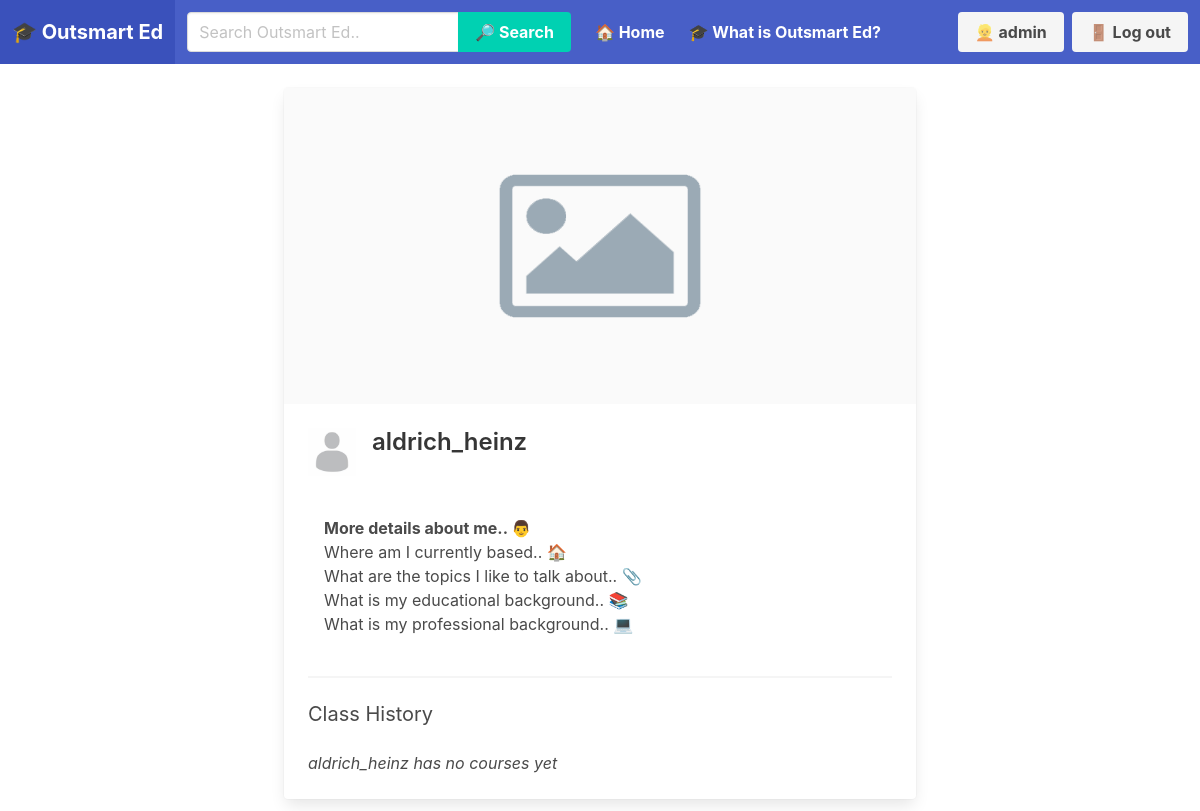
The app's page /profile/3/ (signed in) with its own data.
### users/models.py (models this page shows, shortened)
class Profile(models.Model):
   user = models.OneToOneField(User, on_delete=models.CASCADE)
   INSTRUCTOR = 'I'
   NOT = 'N'
   PRIVILEGES_CHOICES = [
      (INSTRUCTOR, 'Instructor'),
      (NOT, 'Not'),
   ]
   calendar = models.URLField(max_length=128, default='Paste here your Google Calendar shareable link..', blank=True)
   bio = models.CharField(max_length=500, default='More details about me..', blank=True)
   address = models.CharField(max_length=500, default='Where am I currently based..', blank=True)
   topics = models.CharField(max_length=500, default='What are the topics I like to talk about..', blank=True)
   education = models.CharField(max_length=500, default='What is my educational background..', blank=True)
   background = models.CharField(max_length=500, default='What is my professional background..', blank=True)
   image = models.ImageField(default='default_profile.jpg', upload_to='profile_pics')
   cover = models.ImageField(default='default_cover.png', upload_to='cover_pics')

### users/views.py (the view)
# urls.py: path('profile/<int:pk>/', user_views.profile.as_view(), name="profile"),
@method_decorator(login_required, name='dispatch')
class profile(DetailView):
   model = Profile
   template_name = 'users/profile.html'
   def get_context_data(self, *args, **kwargs):
      users = Profile.objects.all()
      context = super(profile, self).get_context_data(*args, **kwargs)
      page_user = get_object_or_404(Profile, id=self.kwargs['pk'])
      context["page_user"] = page_user
      return context

### users/templates/users/profile.html (shortened to what this page needs)
{% extends 'app/base.html' %}
{% load crispy_forms_tags %}
{% block content %}
<br>
<div class="card">
   <div class="card-image">
     <figure class="image is-2by1">
       <img src="{{ page_user.user.profile.cover.url }}" onerror="this.src='https://bulma.io/images/placeholders/640x320.png';" alt="Placeholder image">
     </figure>
   </div>
   <div class="card-content">
     <div class="media">
       <div class="media-left">
        <figure class="image is-48x48">
          <img src="{{ page_user.user.profile.image.url }}" onerror="this.src='https://bulma.io/images/placeholders/96x96.png';" alt="img">
        </figure>
       </div>
       <div class="media-content">
         <p class="title is-4">{{ page_user.user.username }}
      </p>
       </div>
     </div>
     <div class="content">
       <p class="content p-4"><b>{{ page_user.user.profile.bio }} 👨</b><br>
       {{ page_user.user.profile.address }} 🏠 <br>
       {{ page_user.user.profile.topics }} 📎 <br>
       {{ page_user.user.profile.education }} 📚 <br>
       {{ page_user.user.profile.background }} 💻 </p>
     </div>
     {% if page_user.user.profile.status == 'I' %}
     {% if page_user.user.profile.user == user %}
     <div class="box">
      <h1 class="subtitle"><b>Your Notifications</b></h1>
      <div class="container">
        <h1 class="subtitle is-6">Session Requests</h1>
        <p class="content"></p>
       </div>
       <div class="container">
        <h1 class="subtitle is-6">Upcoming Classes</h1>
        <p class="content"></p>
       </div>
     </div>
     {% endif %}
     {% if page_user.user.profile.calendar != 'Paste here your Google Calendar shareable link..' %}
     <div class="container">
      <h1 class="subtitle">{{ page_user.user.username }}'s Calendar</h1>
      <iframe src="{{ page_user.user.profile.calendar }}" style="border: 0" width="100%" height="600" frameborder="0" scrolling="no"></iframe>
     </div>
     {% else %}
     <div class="container">
      <h1 class="subtitle">{{ page_user.user.username }}'s Calendar</h1>
      <p class="content"><i>{{ page_user.user.username }} has no calendar yet</i></p>
     </div>
     <hr>
     {% endif %}
     <div class="container">
      <h1 class="subtitle">{{ page_user.user.username }}'s Courses</h1>
      <p class="content"><i>{{ page_user.user.username }} has no courses yet</i></p>
     </div>
     <hr>
     <div class="container">
      <h1 class="subtitle">Teaching History</h1>
      <p class="content"><i>{{ page_user.user.username }} has no courses yet</i></p>
     </div>
     <hr>
   </div>
   {% else %}
   <hr>
     <div class="container">
      <h1 class="subtitle">Class History</h1>
      <p class="content"><i>{{ page_user.user.username }} has no courses yet</i></p>
     </div>
   {% endif %}
 </div>
{% endblock content %}

### app/templates/app/base.html (shortened to what this page needs)
{% load static %}
<!DOCTYPE html>
<html lang="en">
<head>
   <link rel="stylesheet" href="https://cdn.jsdelivr.net/npm/bulma@0.9.1/css/bulma.min.css">
</head>
<body>
   <nav class="navbar is-link" role="navigation" aria-label="main navigation">
      <div class="navbar-brand">
        <a class="navbar-item" href="{% url 'app-home' %}">
          <h1 class="title is-5" style="color:white;"><b>🎓 Outsmart Ed</b></h1>
        </a>
      </div>
      <div id="navbarBasicExample" class="navbar-menu">
        <div class="navbar-start">
          <div class="field has-addons m-3">
            <div class="control">
              <input class="input" type="text" placeholder="Search Outsmart Ed..">
            </div>
            <div class="control">
              <a class="button is-primary">
                <b>🔎 Search</b>
              </a>
            </div>
          </div>
          <a class="navbar-item" href="{% url 'app-home' %}">
            <b>🏠 Home</b>
          </a>
          <a class="navbar-item" href="{% url 'osed' %}">
            <b>🎓 What is Outsmart Ed? </b>
          </a>
        </div>
        <div class="navbar-end">
          <div class="navbar-item">
            <div class="buttons">
              {% if user.is_authenticated  %}
              <a class="button is-light" href="{% url 'profile' user.id %}">
                <b>👱 {{ user.username }}</b>
              </a>
              <a class="button is-light" href="{% url 'logout' %}">
                <b>🚪 Log out</b>
              </a>
              {% endif %}
            </div>
          </div>
        </div>
      </div>
    </nav>
    <div class="container is-max-desktop p-10">
      <div class="columns is-centered">
        <div class="column is-two-thirds">
          <div class="container">
            {% block content %}
            {% endblock %}
          </div>
        </div>
      </div>
    </div>
</body>
</html>

### records on screen
Profile: user.profile.cover (placeholder picture), user.profile.image (placeholder picture), user.username "aldrich_heinz", user.profile.bio "More details about me..", user.profile.address "Where am I currently based..", user.profile.topics "What are the topics I like to talk about..", user.profile.education "What is my educational background..", user.profile.background "What is my professional background.."

### other values on screen
{{ user.username }} "admin"
